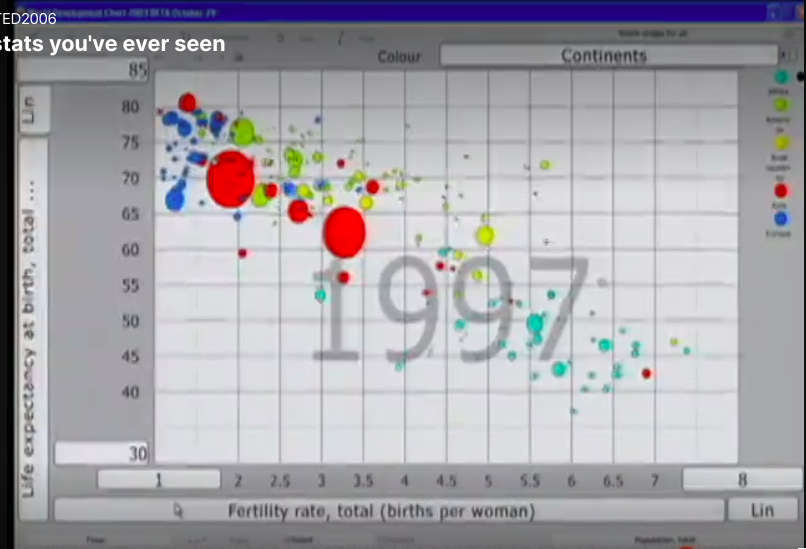
#> input picture visualizacao_original_2.png, 806 x 549 px
$ jupyter execute --allow-errors Trabalho_2_Gap_Minder.ipynb   (shell and % lines are left out)
#> lines starting #> are read from the running program, lines starting #| are printed output that depends on the picture
# Fundação Getúlio Vargas
# Mestrado em Modelagem Informacional
# Visualização da Informação
# Trabalho II: Análise e Reprodução de uma visualização reconhecida ou relevante Historicamente

Aluna: Juliana Carvalho de Souza

Curso: Graduação em Matemática Aplicada/4o Período

Professora: Asla Medeiros e Sá

Data: 2 de Novembro de 2021

Uma visualização importante foi a do Gapminder, proposta por Hans Rosling em 2005, como detalhado em <https://www.washingtonpost.com/news/wonk/wp/2017/02/08/remembering-hans-rosling-the-visualization-pioneer-who-made-data-dance/>. A visualização dinâmica explorava problemas de desenvolvimento social utilizando gráficos de bolhas. A palestra de 2006 do TedTalks entitulada "The best stats you've ever seen" e disponível em [https://www.ted.com/talks/hans_rosling_the_best_stats_you_ve_ever_seen/transcript#t-288456] foi responsável por popularizar a chamada "storytellyng with data". Além desse vídeo, outro que fez sucesso foi o da BBC, disponível em: https://www.youtube.com/watch?v=jbkSRLYSojo&t=4s

Segundo Rosling and Johansson, 2009:

"The main innovation from Gapminder is so far 'the moving bubble chart' in the form of the Trendalyzer software that was acquired by Google in 2007. Google has made a 2008 version freely available as Google Motion Chart. Gapminder is a non-profit foundation founded in 2005 with a goal of '…increase use and understanding of statistics and other information about social, economic and environmental development at local, national and global levels.”

Uma das visualizações geradas por Rosling relaciona a taxa de fecundidade com a expectativa de vida ao nascer de países de todos os continentes do globo. Para isso, utiliza-se bolhas proporcionais às populações desses países. O único acesso que consegui da visualização está disponível abaixo e, por ser de um vídeo de 2007 (disponível no link acima), não ficou com uma qualidade razoável.

Entretanto, mneste trabalho nos propomos a reproduzi-la, utilizando como ferramentas bibliotecas do Python, como o matplotlib e o plotly.

[cell 1]
from PIL import Image
image = Image.open("visualizacao_original_2.png")
#> image is the input picture: PIL image 806x549 RGBA; mean R, G, B, A 166.3, 164.6, 170.7, 255

imagem_fertility_expectancy = image.resize((487, 362))
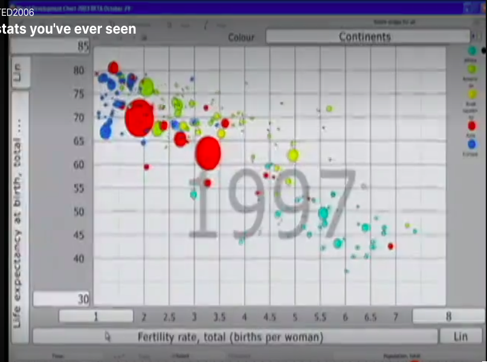
#> imagem_fertility_expectancy: PIL image 487x362 RGBA; mean R, G, B, A 166.3, 164.6, 170.7, 255
imagem_fertility_expectancy

# Parte 1: Encontrar os dados

Parte dos dados do Gapminder já estavam implementados na biblioteca plotly.express. Incluia, como será possível ver a seguir, nome dos países, continentes, população e a expectativa de vida. Os dados de fertility rate foram extraído do site do Gapminder (https://www.gapminder.org/data/), por meio de um documento csv. Para incorporá-lo aos demais dados, utilizei apenas o código desse notebook. Entre as ações realizadas, inclui uma nova coluna para indicar a taxa de fecundidade no dataframe do gapminder oferecido pelo plotly.express. Em seguida, cada tupla teve o novo valor de fertility rate conforme ano e country em comum com os dados extraídos do documento csv.

[cell 2]
import numpy as np
import pandas as pd
import matplotlib.pyplot as plt
import seaborn as sns
import csv

[cell 3]
import plotly.express as px
import plotly.offline as py
py.offline.init_notebook_mode(connected=True)
import plotly.graph_objs as go
from plotly.figure_factory import create_table

from vega_datasets import data

[cell 4]
# Carrega os dados disponíveis em plotly express
gapminder = px.data.gapminder()
#> (the rest of this cell did not finish here and is left out)

#> (a cell that did not finish here is left out)

[cell 6]
#Manipulacao realizada: editando dados da nova coluna: o valor de childs per woman é inserido entre tuplas com o mesmo
#country e ano

for (idx, row) in gapminder.iterrows():
    for (idx_data, row_data) in data.iterrows():
        if(row_data.loc['country'] == row.loc["country"]):
            gapminder.at[idx,'childs_per_woman']=  row_data.loc[str(row.loc["year"])]
#> the sliders are set to year = <module 'ipywidgets.widgets.In
